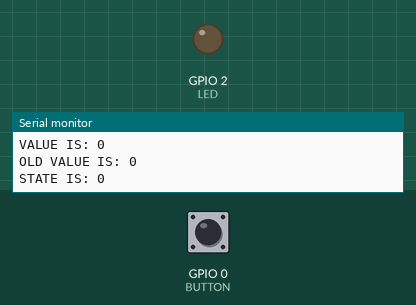
A sketch run on a simulated ESP8266 (NodeMCU). On the bench: output pins drawn as LEDs (lit = HIGH), the last lines printed to the serial monitor. Inputs (shaded band) come from the test bench; at power-on: GPIO 0 (BUTTON) LOW. WiFi joins after 1.5 s; servers stay silent unless stated; uploads are accepted with an empty reply.

Above: at 2.7 s.
2.8 s: GPIO 0 (BUTTON) pulled HIGH for 1.2 s
At 10.4 s:
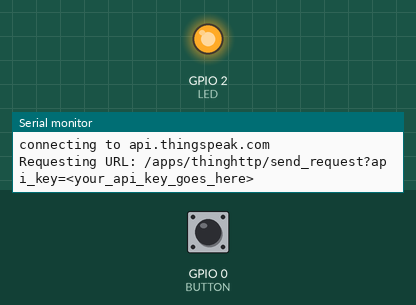
Timing chart, 0 to 13.5 s (numbered marks = the images above; inputs shaded):
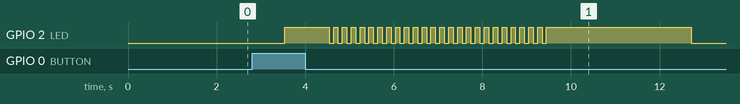

Measured:
- after the input at 2.8 s, GPIO 2 (LED): goes HIGH 1.0 s, 24 × (LOW 0.10 s, HIGH 0.10 s), LOW 0.10 s, HIGH 3.3 s, then LOW, starting after 0.74 s

The sketch:

ESP8266_IoT_TripWire.ino
```cpp
/*
 *  This sketch sends data via HTTP GET requests to api.thingspeak.com, .
 *  which in turn makes a POST requst to the Twillio API sening the phone call or text message
 *  You need to get api_Key at api.thingspeak.com and paste it
 *  below. Or just customize this script to talk to other HTTP servers.
 *  code butchered by: JPellerin
 *  http://www.jpellerin.info/bl0g/
 */

#include <ESP8266WiFi.h>

// WiFi Creds
const char* ssid     = "<your_SSID>"; // replace <your_SSID> with your router name
const char* password = "<your_passwd>"; // Replace <your_passwd> with your network password

// ThingSpeak Creds
const char* host = "api.thingspeak.com";
const char* api_Key = "<your_api_key_goes_here>";

////////////////////////////////////////////////////////////////////
const int BUTTON = 0;/////// the input pin where the///////////////
const int LED = 2;      ///  the pin for the LED /////////////////
////////////////////////// pushbutton is connected///////////////
int val = 0;          /// val will be used to store the state///
//////////////////////// of the input pin//////////////////////
int old_val = 0;    /// stores the previous value of "val"////
int state = 0;//////// 0 = LED off while 1 = LED on//////////
unsigned long startTime = 0; // when did we begin pressing?/
///////////////////////////////////////////////////////////

void setup() {
  // Set BUTTON(GPIO0) as an input
  pinMode(BUTTON, INPUT);
  // prepare GPIO2 as LED
  pinMode(LED, OUTPUT);
  digitalWrite(LED, 0);

  Serial.begin(115200);
  delay(10);

  // Start by connecting to a WiFi network

  Serial.println();
  Serial.println();
  Serial.print("Connecting to ");
  Serial.println(ssid);

  WiFi.begin(ssid, password);

  while (WiFi.status() != WL_CONNECTED) {
    delay(500);
    Serial.print(".");
  }

  Serial.println("");
  Serial.println("Aquired Teh WiFiz, time to Hack Planet!!");
  Serial.println("IP address: ");
  Serial.println(WiFi.localIP());
}

int value = 0;

void loop() {
val = digitalRead(BUTTON); // read input value and store it

 // check if there was a state transition
 if ((val == HIGH) && (old_val == LOW)){
   state = 1 - state;
   delay(10);
 }

 old_val = val; // val is now old, let's store it

 if (state == 1) {  // Sensor has changed the state, time to make
                    // a GET request to the ThingSpeak API,
                    // which will POST to our Twillio account
                    //sending the call or message to our phone.
                    // Caution!!! making requests cost $ Use accordingly

   blink_1();
   alert();

   blink2();
   alert();

   blink2();
   strong();

   blink2();

   Serial.print("connecting to ");
   Serial.println(host);

  // Use WiFiClient class to create TCP connections
  WiFiClient client;
  const int httpPort = 80;
  if (!client.connect(host, httpPort)) {
    Serial.println("connection failed");
    return;
  }

  // We now create a URI for the request
  String url = "/apps/thinghttp/";
  url += "send_request?api_key=";
  url += api_Key;

  Serial.print("Requesting URL: ");
  Serial.println(url);

  // This will send the request to the server
  client.print(String("GET ") + url + " HTTP/1.1\r\n" +
               "Host: " + host + "\r\n" +
               "Connection: close\r\n\r\n");
  delay(1000);

  // Read all the lines of the reply from server and print them to Serial
  while(client.available()){
    String line = client.readStringUntil('\r');
    Serial.print(line);
  }

  Serial.println();
  Serial.println("closing connection");
   state = 0;
 } else {
   allGood();
 }

   deBug();

  delay(1000);

}


void blink_1() {
 digitalWrite(LED, HIGH); // turn LED ON
   delay(1000);
   digitalWrite(LED, LOW);
   delay(100);
   digitalWrite(LED, HIGH);
   delay(100);
   digitalWrite(LED, LOW);
   delay(100);
   digitalWrite(LED, HIGH);
   delay(100);
   digitalWrite(LED, LOW);
   delay(100);
   digitalWrite(LED, HIGH);
   delay(100);
   digitalWrite(LED, LOW);
   delay(100);
   digitalWrite(LED, HIGH);
   delay(100);
   digitalWrite(LED, LOW);
   delay(100);
   digitalWrite(LED, HIGH);
   delay(100);
   digitalWrite(LED, LOW);
   delay(100);
   digitalWrite(LED, HIGH);
   delay(100);
   digitalWrite(LED, LOW);
   delay(100);
   digitalWrite(LED, HIGH);
}

void blink2() {
    delay(100);
   digitalWrite(LED, LOW);
   delay(100);
   digitalWrite(LED, HIGH);
   delay(100);
   digitalWrite(LED, LOW);
   delay(100);
   digitalWrite(LED, HIGH);
   delay(100);
   digitalWrite(LED, LOW);
   delay(100);
   digitalWrite(LED, HIGH);
   delay(100);
   digitalWrite(LED, LOW);
   delay(100);
   digitalWrite(LED, HIGH);
   delay(100);
   digitalWrite(LED, LOW);
   delay(100);
   digitalWrite(LED, HIGH);
   delay(100);
   digitalWrite(LED, LOW);
   delay(100);
   digitalWrite(LED, HIGH);
}

void allGood() {
     digitalWrite(LED, LOW);
   Serial.println("");
   Serial.println("");
   Serial.println("");
   Serial.println("");
   Serial.println("");
   Serial.println("");
   Serial.println("");
   Serial.println("");
   Serial.println("All Is G00d In 7he H00d!!!");
   Serial.println("");
   Serial.println("");
   Serial.println("");
   Serial.println("");
   Serial.println("");
   Serial.println("");
   Serial.println("");
   Serial.println("");
}

void deBug() {
   Serial.print("VALUE IS: ");
  Serial.println(val);
  Serial.println("");
  Serial.println("");

  Serial.print("OLD VALUE IS: ");
  Serial.println(old_val);
  Serial.println("");
  Serial.println("");

  Serial.print("STATE IS: ");
  Serial.println(state);
  Serial.println("");
  Serial.println("");
  Serial.println("");
  Serial.println("");
  Serial.println("");
  Serial.println("");
  Serial.println("");
  Serial.println("");
}

void alert() {
   Serial.println("Intruder Alert!!!");
   Serial.println("");
   Serial.println("");
   Serial.println("");
   Serial.println("");
   Serial.println("");
}

void strong() {
   Serial.println("Good thing your code hand is so strong!!!");
   Serial.println("");
   Serial.println("");
   Serial.println("");
   Serial.println("");
   Serial.println("You should be getting a phone call or text message, careful they are not free!!!");
   Serial.println("");
   Serial.println("");
   Serial.println("");
   Serial.println("");
}
```
